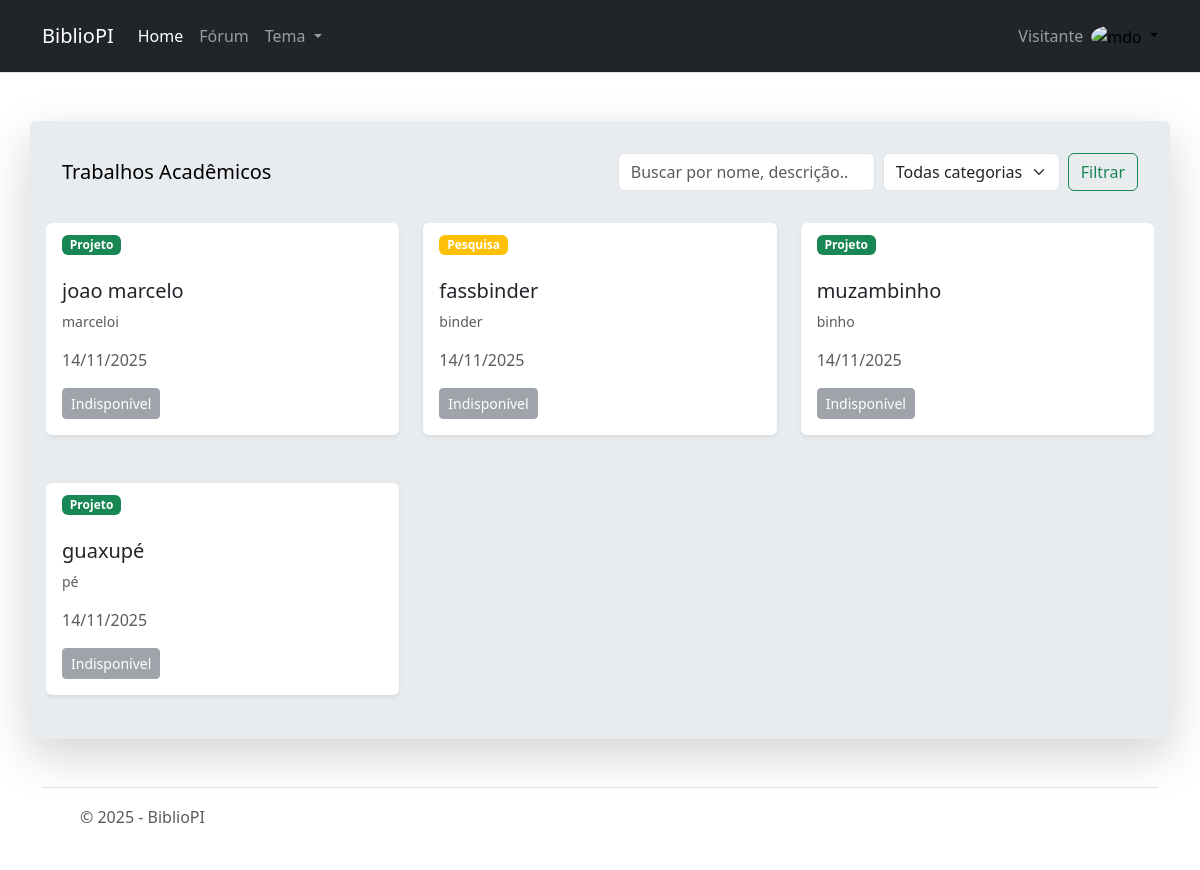
Before: / with the older database file.
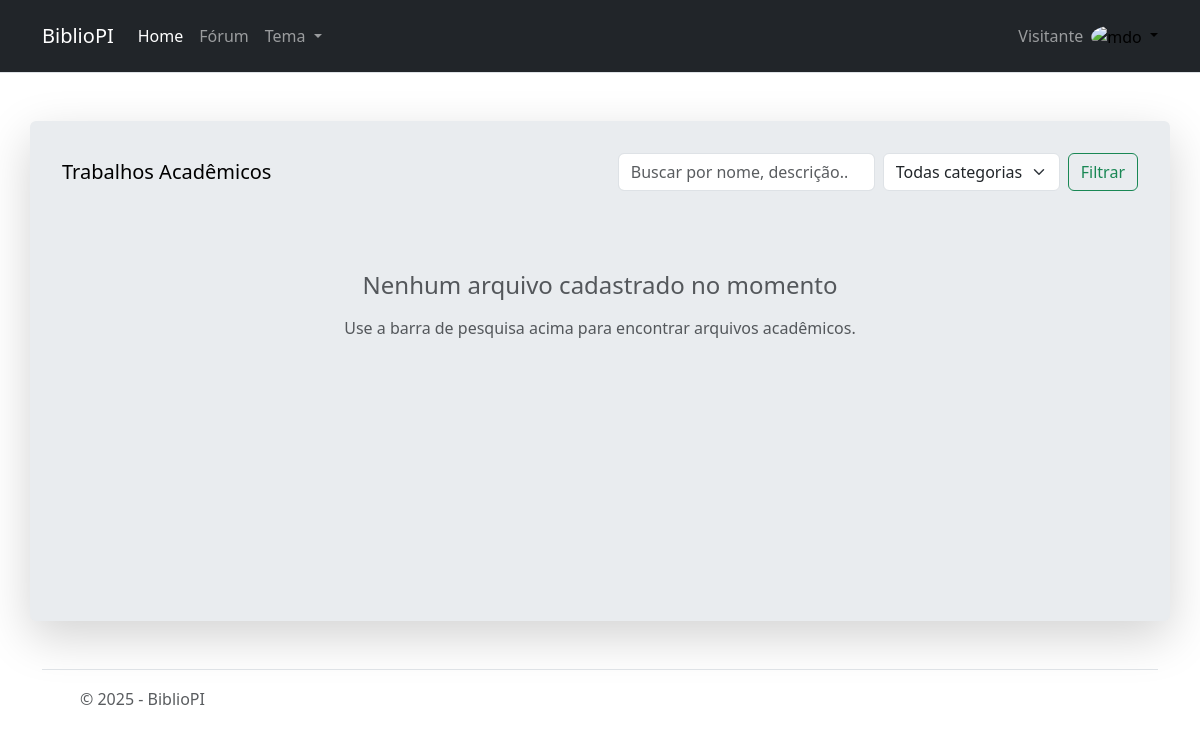
After: the same page with the newer database file.
### app/models.py (models this page shows, shortened)
class Arquivo(models.Model):
    CATEGORIAS = (
        ('trabalho', 'Trabalho'),
        ('projeto', 'Projeto'),
        ('pesquisa', 'Pesquisa'),
        ('outro', 'Outro')
    )
    nome = models.CharField(max_length=200, verbose_name="Nome do Arquivo")
    descricao = models.TextField(verbose_name="Descrição", blank=True, null=True)
    arquivo = models.FileField(upload_to='arquivos/', verbose_name="Arquivo", blank=True, null=True)
    categoria = models.CharField(max_length=20, choices=CATEGORIAS, default='trabalho')
    data_upload = models.DateTimeField(auto_now_add=True)
    class Meta:
        verbose_name = "Arquivo"
        verbose_name_plural = "Arquivos"

### app/views.py (the view)
# urls.py: path('', IndexView.as_view(), name='index'),
class IndexView(View):
    def get(self, request, *args, **kwargs):
        query = request.GET.get('q', '')  # Parâmetro de busca
        categoria = request.GET.get('categoria', '')  # Filtro por categoria
        arquivos = Arquivo.objects.all()
        if query:
            arquivos = arquivos.filter(
                Q(nome__icontains=query) |
                Q(descricao__icontains=query) |
                Q(categoria__icontains=query)
            )
        if categoria:
            arquivos = arquivos.filter(categoria=categoria)
        context = {
            'arquivos': arquivos,
            'query': query,
            'categoria_selecionada': categoria,
            'categorias': Arquivo.CATEGORIAS
        }
        return render(request, 'index.html', context)

### app/templates/index.html (shortened to what this page needs)
{% extends "base.html" %}
{% block content %}
<div class="container my-5 shadow-lg p-3 bg-body-secondary rounded" style="min-height: 500px;">
    <nav class="navbar bg-body-primary p-3">
        <a class="navbar-brand h4 mb-0">Trabalhos Acadêmicos</a>
        <form class="d-flex align-items-center gap-2" method="GET" action="{% url 'index' %}">
            <input class="form-control" type="search" name="q" placeholder="Buscar por nome, descrição..." aria-label="Search" value="{{ request.GET.q }}">
            <select class="form-select" name="categoria" style="width: auto;">
                <option value="">Todas categorias</option>
            </select>
            <button class="btn btn-outline-success" type="submit">Filtrar</button>
        </form>
    </nav>
    <div class="overflow-y-auto mt-3" style="max-height: 500px; overflow-x: hidden;" >
        <div class="row">
            {% if arquivos %}
                {% for arquivo in arquivos %}
                <div class="col-lg-4 col-md-6 mb-5">
                    <div class="card h-100 shadow-sm border-0">
                        <div class="card-header bg-transparent border-0">
                            <span class="badge {% if arquivo.categoria == 'trabalho' %}bg-primary{% elif arquivo.categoria == 'projeto' %}bg-success{% elif arquivo.categoria == 'pesquisa' %}bg-warning{% else %}bg-secondary{% endif %}">
                                {{ arquivo.get_categoria_display }}
                            </span>
                        </div>
                        <div class="card-body d-flex flex-column">
                            <h5 class="card-title">{{ arquivo.nome }}</h5>
                            <p class="card-text flex-grow-1 text-muted small">
                                {% if arquivo.descricao %}
                                    {{ arquivo.descricao|truncatewords:20 }}
                                {% else %}
                                    Arquivo acadêmico - {{ arquivo.get_categoria_display }}
                                {% endif %}
                            </p>
                            <div class="mt-auto">
                                <p class="text-muted">
                                    {{ arquivo.data_upload|date:"d/m/Y" }}
                                </p>
                                <div class="mt-2">
                                    {% if arquivo.arquivo %}
                                    <a href="{{ arquivo.arquivo.url }}" class="btn btn-primary btn-sm" download>
                                        Download
                                    </a>
                                    {% else %}
                                    <button class="btn btn-secondary btn-sm" disabled>
                                        Indisponível
                                    </button>
                                    {% endif %}
                                </div>
                            </div>
                        </div>
                    </div>
                </div>
                {% endfor %}
            {% else %}
                <div class="col-12 text-center py-5">
                    <div class="text-muted">
                        <h4>
                            {% if request.GET.q %}
                                Nenhum arquivo encontrado para sua busca
                            {% else %}
                                Nenhum arquivo cadastrado no momento
                            {% endif %}
                        </h4>
                        {% if not request.GET.q %}
                        <p class="mt-3">Use a barra de pesquisa acima para encontrar arquivos acadêmicos.</p>
                        {% endif %}
                    </div>
                </div>
            {% endif %}
        </div>
    </div>
</div>
{% endblock %}

### app/templates/base.html (shortened to what this page needs)
{% load static %}
<!DOCTYPE html>
<html lang="pt-BR">
<head>
</head>
<body>
    {% include "partials/header.html" %}
    <main>
        {% block content %}
        {% endblock %}
    </main>
    {% include "partials/footer.html" %}
</body>
</html>

### app/templates/partials/header.html (shortened to what this page needs)
{% load static %}
<head>
  <link href="https://cdn.jsdelivr.net/npm/bootstrap@5.3.8/dist/css/bootstrap.min.css" rel="stylesheet"
>
  <link rel="stylesheet" href="https://cdn.jsdelivr.net/npm/bootstrap-icons@1.11.3/font/bootstrap-icons.css">
</head>
<header class="border-bottom">
  <nav class="navbar navbar-expand-lg navbar-dark bg-dark p-3">
    <div class="container">
      <a class="navbar-brand" href="#">BiblioPI</a>
      <div class="collapse navbar-collapse" id="navbarNavDropdown">
        <ul class="navbar-nav me-auto mb-2 mb-lg-0">
          <li class="nav-item">
            <a class="nav-link" href="/">Home</a>
          </li>
          <li class="nav-item">
            <a class="nav-link" href="/forum/">Fórum</a>
          </li>
          <li class="nav-item dropdown">
            <a class="nav-link dropdown-toggle" href="#" role="button" data-bs-toggle="dropdown" aria-expanded="false">
              Tema
            </a>
          </li>
        </ul>
        <div class="d-flex align-items-center">
          {% if user.is_authenticated %}
          <ul class="navbar-nav">
            <li class="nav-item">
              <a class="nav-link">Olá, {{ user.username }}</a>
            </li>
          </ul>
          {% else %}
          <ul class="navbar-nav">
            <li class="nav-item">
              <a class="nav-link">Visitante</a>
            </li>
          </ul>
          {% endif %}
          <div class="dropdown text-end">
            <a href="#" class="d-block link-body-emphasis text-decoration-none dropdown-toggle"
              data-bs-toggle="dropdown" aria-expanded="false">
              <img src="https://github.com/mdo.png" alt="mdo" width="32" height="32" class="rounded-circle" />
            </a>
          </div>
        </div>
      </div>
    </div>
  </nav>
</header>

### app/templates/partials/footer.html
{% load static %}
<div class="container">
    <footer class="d-flex flex-wrap justify-content-between align-items-center py-3 my-4 border-top">
        <div class="col-md-4 d-flex align-items-center">
            <a href="/" class="mb-3 me-2 mb-md-0 text-body-secondary text-decoration-none lh-1" aria-label="Bootstrap">
                <svg class="bi" width="30" height="24" aria-hidden="true">
                    <use xlink:href="#bootstrap"></use>
                </svg>
            </a>
            <span class="mb-3 mb-md-0 text-body-secondary">&copy; 2025 - BiblioPI</span>
        </div>
        <ul class="nav col-md-4 justify-content-end list-unstyled d-flex">
            <li class="ms-3">
                <a class="text-body-secondary" href="#" aria-label="Instagram"><svg class="bi" width="24" height="24"
                        aria-hidden="true">
                        <use xlink:href="#instagram"></use>
                    </svg></a>
            </li>
            <li class="ms-3">
                <a class="text-body-secondary" href="#" aria-label="Facebook"><svg class="bi" width="24" height="24">
                        <use xlink:href="#facebook"></use>
                    </svg></a>
            </li>
        </ul>
    </footer>
</div>

Changed rows visible on the page:
removed Arquivo: categoria "Projeto", nome "joao marcelo", descricao "marceloi", data_upload "14/11/2025", arquivo "Indisponível"
removed Arquivo: categoria "Pesquisa", nome "fassbinder", descricao "binder", data_upload "14/11/2025", arquivo "Indisponível"
removed Arquivo: categoria "Projeto", nome "muzambinho", descricao "binho", data_upload "14/11/2025", arquivo "Indisponível"
removed Arquivo: categoria "Projeto", nome "guaxupé", descricao "pé", data_upload "14/11/2025", arquivo "Indisponível"
Other visible differences:
text now shown: "Nenhum arquivo cadastrado no momento Use a barra de pesquisa acima para encontrar arquivos acadêmicos."
